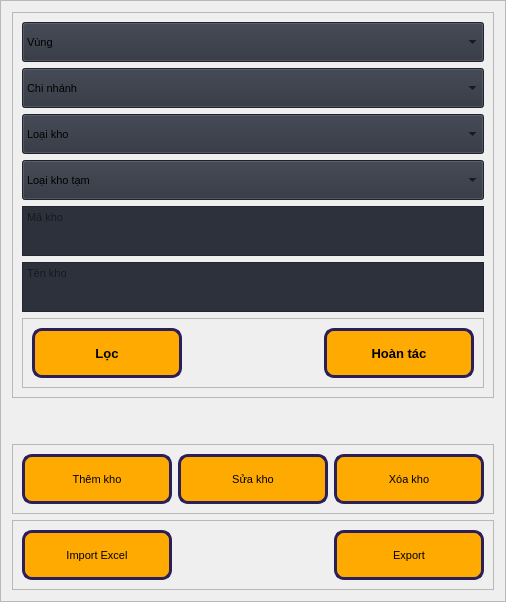
                     <widget class="QFrame" name="frame_12">
                      <property name="sizePolicy">
                       <sizepolicy hsizetype="Expanding" vsizetype="Expanding">
                        <horstretch>0</horstretch>
                        <verstretch>0</verstretch>
                       </sizepolicy>
                      </property>
                      <property name="minimumSize">
                       <size>
                        <width>125</width>
                        <height>0</height>
                       </size>
                      </property>
                      <property name="maximumSize">
                       <size>
                        <width>700</width>
                        <height>16777215</height>
                       </size>
                      </property>
                      <property name="font">
                       <font>
                        <pointsize>8</pointsize>
                       </font>
                      </property>
                      <property name="frameShape">
                       <enum>QFrame::StyledPanel</enum>
                      </property>
                      <property name="frameShadow">
                       <enum>QFrame::Raised</enum>
                      </property>
                      <layout class="QVBoxLayout" name="verticalLayout_26">
                       <item>
                        <widget class="QFrame" name="frame_16">
                         <property name="minimumSize">
                          <size>
                           <width>0</width>
                           <height>150</height>
                          </size>
                         </property>
                         <property name="maximumSize">
                          <size>
                           <width>16777215</width>
                           <height>16777215</height>
                          </size>
                         </property>
                         <property name="styleSheet">
                          <string notr="true"/>
                         </property>
                         <property name="frameShape">
                          <enum>QFrame::StyledPanel</enum>
                         </property>
                         <property name="frameShadow">
                          <enum>QFrame::Raised</enum>
                         </property>
                         <layout class="QVBoxLayout" name="verticalLayout_27">
                          <item>
                           <widget class="QComboBox" name="vungCb">
                            <property name="minimumSize">
                             <size>
                              <width>0</width>
                              <height>40</height>
                             </size>
                            </property>
                            <property name="maximumSize">
                             <size>
                              <width>500</width>
                              <height>200</height>
                             </size>
                            </property>
                            <property name="styleSheet">
                             <string notr="true">background-color:#2c313c;</string>
                            </property>
                            <item>
                             <property name="text">
                              <string>Vùng</string>
                             </property>
                            </item>
                            <item>
                             <property name="text">
                              <string>Vùng 1</string>
                             </property>
                            </item>
                            <item>
                             <property name="text">
                              <string>Vùng 2</string>
                             </property>
                            </item>
                            <item>
                             <property name="text">
                              <string>Vùng 3</string>
                             </property>
                            </item>
                           </widget>
                          </item>
                          <item>
                           <widget class="QComboBox" name="chiNhanhCb">
                            <property name="minimumSize">
                             <size>
                              <width>0</width>
                              <height>40</height>
                             </size>
                            </property>
                            <property name="maximumSize">
                             <size>
                              <width>500</width>
                              <height>200</height>
                             </size>
                            </property>
                            <property name="styleSheet">
                             <string notr="true">background-color:#2c313c;</string>
                            </property>
                            <item>
                             <property name="text">
                              <string>Chi nhánh</string>
                             </property>
                            </item>
                            <item>
                             <property name="text">
                              <string>Yên Bái</string>
                             </property>
                            </item>
                            <item>
                             <property name="text">
                              <string>Vĩnh Phúc</string>
                             </property>
                            </item>
                            <item>
                             <property name="text">
                              <string>Tuyên Quang</string>
                             </property>
                            </item>
                            <item>
                             <property name="text">
                              <string>Thanh Hóa</string>
                             </property>
                            </item>
                            <item>
                             <property name="text">
                              <string>Thái Nguyên</string>
                             </property>
                            </item>
                            <item>
                             <property name="text">
                              <string>Thái Bình</string>
                             </property>
                            </item>
                            <item>
                             <property name="text">
                              <string>Sơn La</string>
                             </property>
                            </item>
                            <item>
                             <property name="text">
                              <string>Quảng Ninh</string>
                             </property>
                            </item>
                            <item>
                             <property name="text">
                              <string>Phú Thọ</string>
                             </property>
                            </item>
                            <item>
                             <property name="text">
                              <string>Ninh Bình</string>
                             </property>
                            </item>
                            <item>
                             <property name="text">
                              <string>Nghê An</string>
                             </property>
                            </item>
                            <item>
                             <property name="text">
                              <string>Nam Định</string>
                             </property>
                            </item>
                            <item>
                             <property name="text">
                              <string>Lào Cai</string>
                             </property>
                            </item>
                            <item>
                             <property name="text">
                              <string>Lạng Sơn</string>
                             </property>
                            </item>
                            <item>
                             <property name="text">
                              <string>Hưng Yên</string>
                             </property>
                            </item>
                            <item>
                             <property name="text">
                              <string>Hòa Bình</string>
                             </property>
                            </item>
                            <item>
                             <property name="text">
                              <string>Hải Phòng</string>
                             </property>
                            </item>
                            <item>
                             <property name="text">
                              <string>Hải Dương </string>
                             </property>
                            </item>
                            <item>
                             <property name="text">
                              <string>Hà Nam</string>
                             </property>
                            </item>
                            <item>
                             <property name="text">
                              <string>Điện Biên</string>
                             </property>
                            </item>
                            <item>
                             <property name="text">
                              <string>Cao Bằng</string>
                             </property>
                            </item>
                            <item>
                             <property name="text">
                              <string>Bắc Ninh</string>
                             </property>
                            </item>
                            <item>
                             <property name="text">
                              <string>Bắc Giang</string>
                             </property>
                            </item>
                            <item>
                             <property name="text">
                              <string>Hà Nội 1</string>
                             </property>
                            </item>
                            <item>
                             <property name="text">
                              <string>Hà Nội 2</string>
                             </property>
                            </item>
                            <item>
                             <property name="text">
                              <string>Hà Nội 3</string>
                             </property>
                            </item>
                            <item>
                             <property name="text">
                              <string>Hà Nội 4</string>
                             </property>
                            </item>
                            <item>
                             <property name="text">
                              <string>Hà Nội 5</string>
                             </property>
                            </item>
                            <item>
                             <property name="text">
                              <string>Hà Nội 6</string>
                             </property>
                            </item>
                            <item>
                             <property name="text">
                              <string>Hà Nội 7</string>
                             </property>
                            </item>
                            <item>
                             <property name="text">
                              <string>Hà Nội 8</string>
                             </property>
                            </item>
                            <item>
                             <property name="text">
                              <string>Hà Nội 9</string>
                             </property>
                            </item>
                            <item>
                             <property name="text">
                              <string>Hà Nội 10</string>
                             </property>
                            </item>
                            <item>
                             <property name="text">
                              <string>Hà Nội 11</string>
                             </property>
                            </item>
                            <item>
                             <property name="text">
                              <string>Hà Nội 12</string>
                             </property>
                            </item>
                            <item>
                             <property name="text">
                              <string>Hà Nội 13</string>
                             </property>
                            </item>
                            <item>
                             <property name="text">
                              <string>Hà Nội 14</string>
                             </property>
                            </item>
                            <item>
                             <property name="text">
                              <string>Hà Nội HO</string>
                             </property>
                            </item>
                           </widget>
                          </item>
                          <item>
                           <widget class="QComboBox" name="loaiKhoCb">
                            <property name="minimumSize">
                             <size>
                              <width>0</width>
                              <height>40</height>
                             </size>
                            </property>
                            <property name="maximumSize">
                             <size>
                              <width>500</width>
                              <height>200</height>
                             </size>
                            </property>
                            <property name="styleSheet">
                             <string notr="true">background-color:#2c313c;</string>
                            </property>
                            <item>
                             <property name="text">
                              <string>Loại kho</string>
                             </property>
                            </item>
                            <item>
                             <property name="text">
                              <string>Kho hàng</string>
                             </property>
                            </item>
                            <item>
                             <property name="text">
                              <string>Kho tạm</string>
                             </property>
                            </item>
                            <item>
                             <property name="text">
                              <string>Kho trung chuyển</string>
                             </property>
                            </item>
                            <item>
                             <property name="text">
                              <string>Kho CCDC</string>
                             </property>
                            </item>
                           </widget>
                          </item>
                          <item>
                           <widget class="QComboBox" name="loaiKTCb">
                            <property name="minimumSize">
                             <size>
                              <width>0</width>
                              <height>40</height>
                             </size>
                            </property>
                            <property name="maximumSize">
                             <size>
                              <width>500</width>
                              <height>200</height>
                             </size>
                            </property>
                            <property name="styleSheet">
                             <string notr="true">background-color:#2c313c;</string>
                            </property>
                            <item>
                             <property name="text">
                              <string>Loại kho tạm</string>
                             </property>
                            </item>
                            <item>
                             <property name="text">
                              <string>DPXLSC</string>
                             </property>
                            </item>
                            <item>
                             <property name="text">
                              <string>Đối tác</string>
                             </property>
                            </item>
                            <item>
                             <property name="text">
                              <string>Triển khai</string>
                             </property>
                            </item>
                           </widget>
                          </item>
                          <item>
                           <widget class="QTextEdit" name="maKho">
                            <property name="minimumSize">
                             <size>
                              <width>0</width>
                              <height>40</height>
                             </size>
                            </property>
                            <property name="maximumSize">
                             <size>
                              <width>500</width>
                              <height>50</height>
                             </size>
                            </property>
                            <property name="styleSheet">
                             <string notr="true">background-color:#2c313c;</string>
                            </property>
                            <property name="cursorWidth">
                             <number>1</number>
                            </property>
                            <property name="placeholderText">
                             <string>Mã kho</string>
                            </property>
                           </widget>
                          </item>
                          <item>
                           <widget class="QTextEdit" name="tenKho">
                            <property name="minimumSize">
                             <size>
                              <width>0</width>
                              <height>40</height>
                             </size>
                            </property>
                            <property name="maximumSize">
                             <size>
                              <width>500</width>
                              <height>50</height>
                             </size>
                            </property>
                            <property name="styleSheet">
                             <string notr="true">background-color:#2c313c;</string>
                            </property>
                            <property name="placeholderText">
                             <string>Tên kho</string>
                            </property>
                           </widget>
                          </item>
                          <item>
                           <widget class="QFrame" name="frame_14">
                            <property name="maximumSize">
                             <size>
                              <width>500</width>
                              <height>16777215</height>
                             </size>
                            </property>
                            <property name="frameShape">
                             <enum>QFrame::StyledPanel</enum>
                            </property>
                            <property name="frameShadow">
                             <enum>QFrame::Raised</enum>
                            </property>
                            <layout class="QHBoxLayout" name="horizontalLayout_25">
                             <item alignment="Qt::AlignLeft">
                              <widget class="QPushButton" name="filterBtn">
                               <property name="minimumSize">
                                <size>
                                 <width>150</width>
                                 <height>50</height>
                                </size>
                               </property>
                               <property name="maximumSize">
                                <size>
                                 <width>150</width>
                                 <height>100</height>
                                </size>
                               </property>
                               <property name="font">
                                <font>
                                 <pointsize>10</pointsize>
                                 <weight>75</weight>
                                 <bold>true</bold>
                                </font>
                               </property>
                               <property name="styleSheet">
                                <string notr="true">background-color: rgb(255, 170, 0);
border:3px solid rgb(43,31,91);
border-radius:10px;</string>
                               </property>
                               <property name="text">
                                <string>Lọc</string>
                               </property>
                               <property name="icon">
                                <iconset resource="resources.qrc">
                                 <normaloff>:/icons/icons/filter.svg</normaloff>:/icons/icons/filter.svg</iconset>
                               </property>
                               <property name="iconSize">
                                <size>
                                 <width>24</width>
                                 <height>24</height>
                                </size>
                               </property>
                              </widget>
                             </item>
                             <item alignment="Qt::AlignRight">
                              <widget class="QPushButton" name="hoanTacBtn">
                               <property name="minimumSize">
                                <size>
                                 <width>150</width>
                                 <height>50</height>
                                </size>
                               </property>
                               <property name="maximumSize">
                                <size>
                                 <width>150</width>
                                 <height>100</height>
                                </size>
                               </property>
                               <property name="font">
                                <font>
                                 <pointsize>10</pointsize>
                                 <weight>75</weight>
                                 <bold>true</bold>
                                </font>
                               </property>
                               <property name="styleSheet">
                                <string notr="true">background-color: rgb(255, 170, 0);
border:3px solid rgb(43,31,91);
border-radius:10px;</string>
                               </property>
                               <property name="text">
                                <string>Hoàn tác</string>
                               </property>
                               <property name="icon">
                                <iconset resource="resources.qrc">
                                 <normaloff>:/icons/icons/refresh-cw.svg</normaloff>:/icons/icons/refresh-cw.svg</iconset>
                               </property>
                               <property name="iconSize">
                                <size>
                                 <width>24</width>
                                 <height>24</height>
                                </size>
                               </property>
                              </widget>
                             </item>
                            </layout>
                           </widget>
                          </item>
                         </layout>
                        </widget>
                       </item>
                       <item>
                        <spacer name="verticalSpacer_2">
                         <property name="orientation">
                          <enum>Qt::Vertical</enum>
                         </property>
                         <property name="sizeHint" stdset="0">
                          <size>
                           <width>20</width>
                           <height>40</height>
                          </size>
                         </property>
                        </spacer>
                       </item>
                       <item>
                        <widget class="QFrame" name="frame_13">
                         <property name="maximumSize">
                          <size>
                           <width>500</width>
                           <height>16777215</height>
                          </size>
                         </property>
                         <property name="styleSheet">
                          <string notr="true"/>
                         </property>
                         <property name="frameShape">
                          <enum>QFrame::StyledPanel</enum>
                         </property>
                         <property name="frameShadow">
                          <enum>QFrame::Raised</enum>
                         </property>
                         <layout class="QHBoxLayout" name="horizontalLayout_13">
                          <item alignment="Qt::AlignLeft">
                           <widget class="QPushButton" name="themKhoBtn">
                            <property name="minimumSize">
                             <size>
                              <width>150</width>
                              <height>50</height>
                             </size>
                            </property>
                            <property name="maximumSize">
                             <size>
                              <width>100</width>
                              <height>16777215</height>
                             </size>
                            </property>
                            <property name="font">
                             <font>
                              <pointsize>8</pointsize>
                             </font>
                            </property>
                            <property name="styleSheet">
                             <string notr="true">background-color: rgb(255, 170, 0);
border:3px solid rgb(43,31,91);
border-radius:10px;</string>
                            </property>
                            <property name="text">
                             <string>Thêm kho</string>
                            </property>
                           </widget>
                          </item>
                          <item alignment="Qt::AlignRight">
                           <widget class="QPushButton" name="suaKhoBtn">
                            <property name="minimumSize">
                             <size>
                              <width>150</width>
                              <height>50</height>
                             </size>
                            </property>
                            <property name="maximumSize">
                             <size>
                              <width>100</width>
                              <height>16777215</height>
                             </size>
                            </property>
                            <property name="font">
                             <font>
                              <pointsize>8</pointsize>
                             </font>
                            </property>
                            <property name="styleSheet">
                             <string notr="true">background-color: rgb(255, 170, 0);
border:3px solid rgb(43,31,91);
border-radius:10px;</string>
                            </property>
                            <property name="text">
                             <string>Sửa kho</string>
                            </property>
                           </widget>
                          </item>
                          <item>
                           <widget class="QPushButton" name="xoaKhoBtn">
                            <property name="minimumSize">
                             <size>
                              <width>150</width>
                              <height>50</height>
                             </size>
                            </property>
                            <property name="maximumSize">
                             <size>
                              <width>100</width>
                              <height>16777215</height>
                             </size>
                            </property>
                            <property name="styleSheet">
                             <string notr="true">background-color: rgb(255, 170, 0);
border:3px solid rgb(43,31,91);
border-radius:10px;</string>
                            </property>
                            <property name="text">
                             <string>Xóa kho</string>
                            </property>
                           </widget>
                          </item>
                         </layout>
                        </widget>
                       </item>
                       <item>
                        <widget class="QFrame" name="frame_15">
                         <property name="maximumSize">
                          <size>
                           <width>500</width>
                           <height>16777215</height>
                          </size>
                         </property>
                         <property name="frameShape">
                          <enum>QFrame::StyledPanel</enum>
                         </property>
                         <property name="frameShadow">
                          <enum>QFrame::Raised</enum>
                         </property>
                         <layout class="QHBoxLayout" name="horizontalLayout_14">
                          <item alignment="Qt::AlignLeft">
                           <widget class="QPushButton" name="importKhoBtn">
                            <property name="minimumSize">
                             <size>
                              <width>150</width>
                              <height>50</height>
                             </size>
                            </property>
                            <property name="maximumSize">
                             <size>
                              <width>100</width>
                              <height>16777215</height>
                             </size>
                            </property>
                            <property name="font">
                             <font>
                              <pointsize>8</pointsize>
                             </font>
                            </property>
                            <property name="styleSheet">
                             <string notr="true">background-color: rgb(255, 170, 0);
border:3px solid rgb(43,31,91);
border-radius:10px;</string>
                            </property>
                            <property name="text">
                             <string>Import Excel</string>
                            </property>
                            <property name="icon">
                             <iconset resource="resources.qrc">
                              <normaloff>:/icons/icons/share.svg</normaloff>:/icons/icons/share.svg</iconset>
                            </property>
                            <property name="iconSize">
                             <size>
                              <width>24</width>
                              <height>24</height>
                             </size>
                            </property>
                           </widget>
                          </item>
                          <item alignment="Qt::AlignRight">
                           <widget class="QPushButton" name="bcKhoBtn">
                            <property name="minimumSize">
                             <size>
                              <width>150</width>
                              <height>50</height>
                             </size>
                            </property>
                            <property name="maximumSize">
                             <size>
                              <width>100</width>
                              <height>16777215</height>
                             </size>
                            </property>
                            <property name="styleSheet">
                             <string notr="true">background-color: rgb(255, 170, 0);
border:3px solid rgb(43,31,91);
border-radius:10px;</string>
                            </property>
                            <property name="text">
                             <string>Export</string>
                            </property>
                            <property name="icon">
                             <iconset resource="resources.qrc">
                              <normaloff>:/icons/icons/printer.svg</normaloff>:/icons/icons/printer.svg</iconset>
                            </property>
                            <property name="iconSize">
                             <size>
                              <width>24</width>
                              <height>24</height>
                             </size>
                            </property>
                           </widget>
                          </item>
                         </layout>
                        </widget>
                       </item>
                      </layout>
                     </widget>
